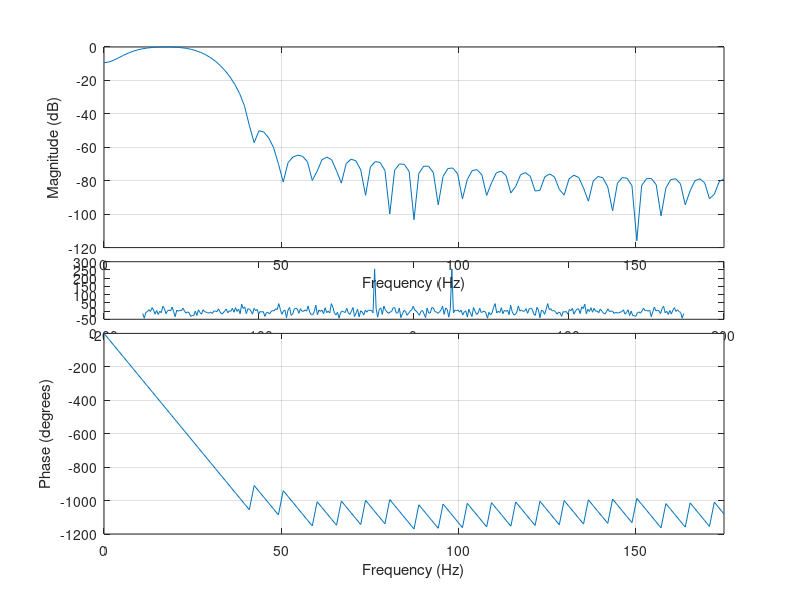
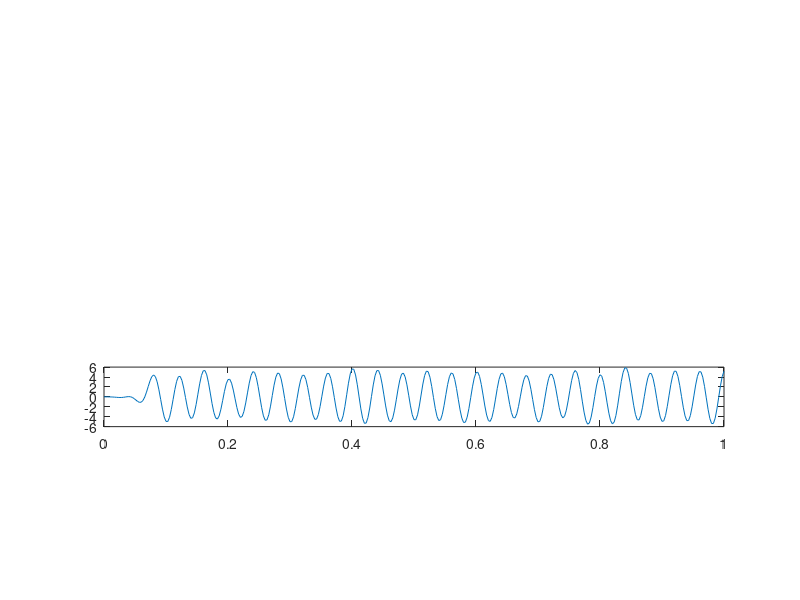

Recreate these plots in MATLAB, in order.
close all
clear

%%%%%% Let's Start %%%%%
%%%% Genrating the Signal%%%

fs=350;
t=0:1/fs:1;

amplitude=5;
signal=amplitude*1.2*sin(2*pi*25*t);
figure 
subplot(5,1,1),plot(t,signal);

%%%% Adding noise %%%
snr=1;  %%Signal to Noise Ratio
stream_of_randoms=amplitude*0.5;
noise_signal=awgn(signal,snr,stream_of_randoms); 
subplot(5,1,2),plot(t,noise_signal);

%%% Viewing Noise at the Frequency Domain %%%

f = fftshift(fft(noise_signal));
n= length(f);
power = f.*conj(f);%% multiplication one by one
x = (-n/2:n/2-1)*fs/n;
subplot(5,1,3),plot(x,f);

%w_desired is between 1200 to 2200;
w=[5/(fs/2) 30/(fs/2)]; %w= [starting cut-off limit ,ending cut-off limit]
n=50; %where n is order of the filter
b=fir1(n,w,'bandpass');%command to design a band pass filter
figure(1);
freqz(b,1,128,fs) %command to plot frequency response of filter
figure(2);

outlo = filter(b,1,noise_signal);
subplot(5,1,4),plot(t,outlo);